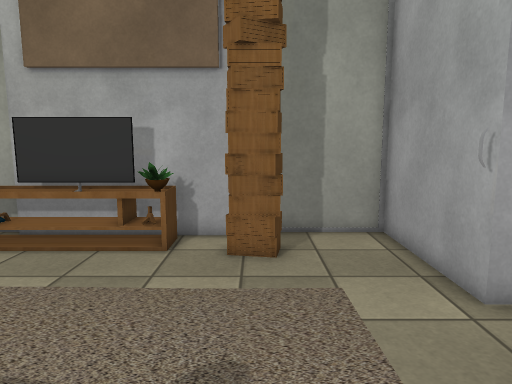
[1] (above)

16 first-person views from a walk through a Unity game level. The camera is 1.5 m above the floor, tilts 8° down and sees 70° across. Doors are open. The floor is counted in squares, 0.45 m on a side. Each view is taken from the middle of a square. On the plan, view 1 faces up. The plan holds only what a view shows up to about 20 squares ahead; the rest is blank. The player character is not drawn. Some surface patterns are stand-ins.

[2]
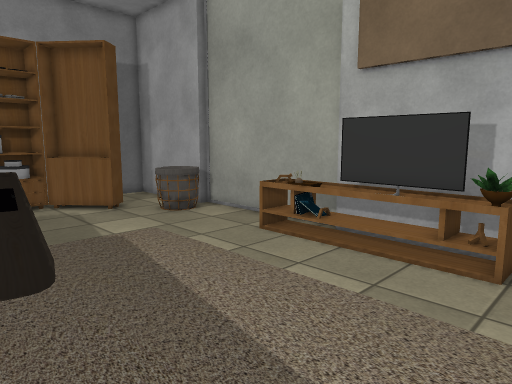

[3]
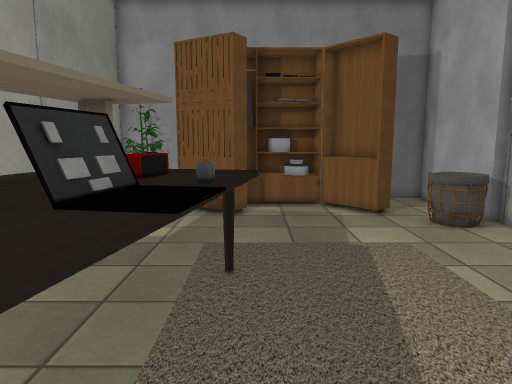

[4]
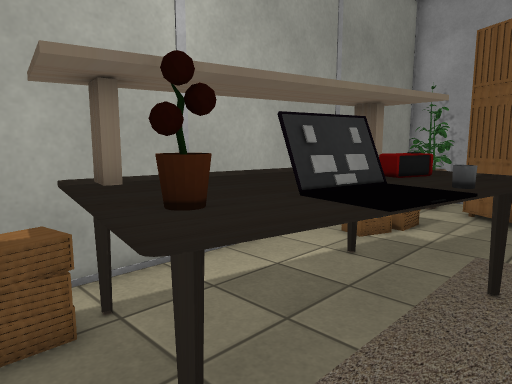

[5]
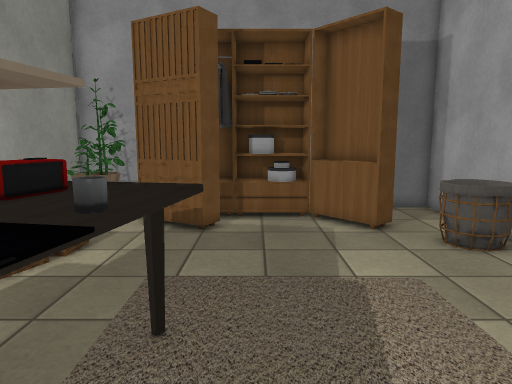

[6]
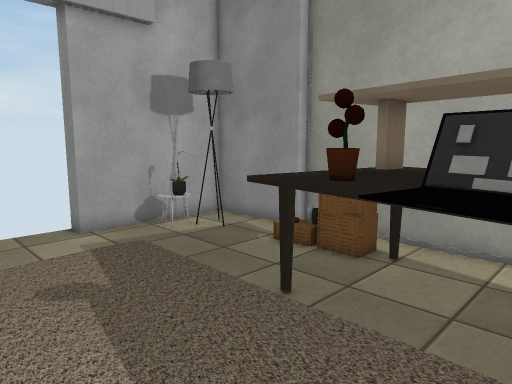

[7]
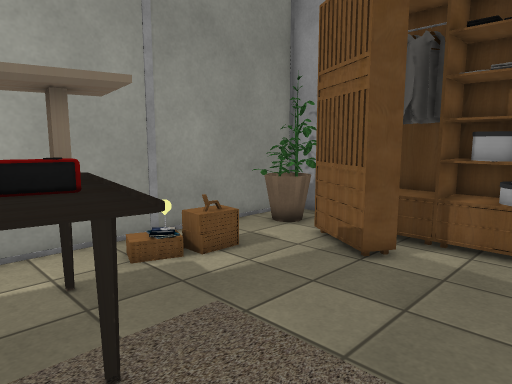

[8]
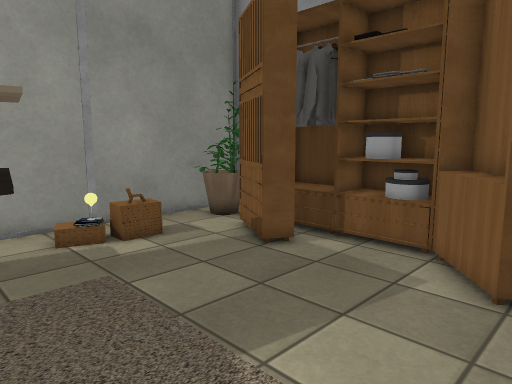

[9]
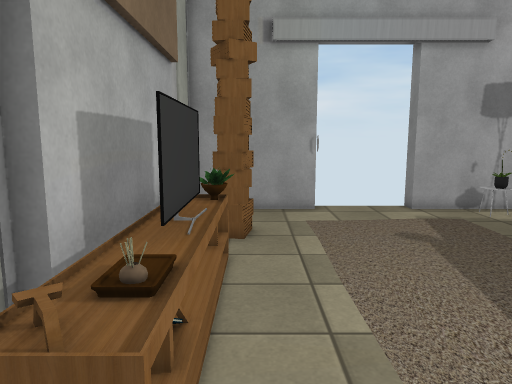

[10]
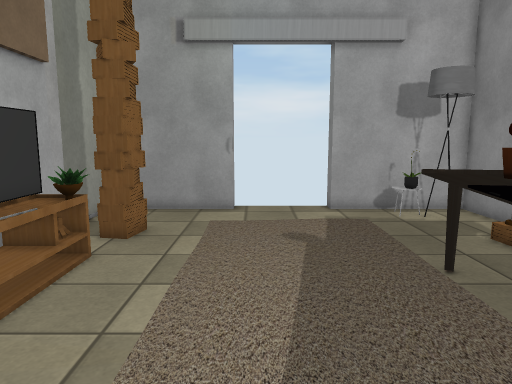

[11]
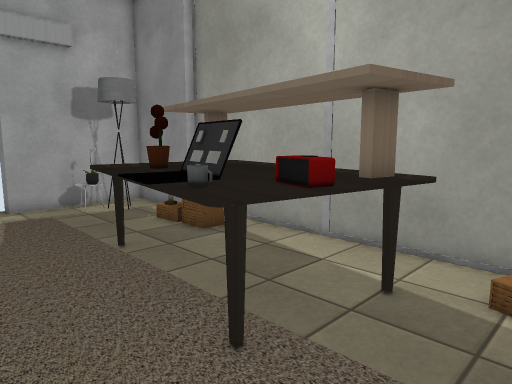

[12]
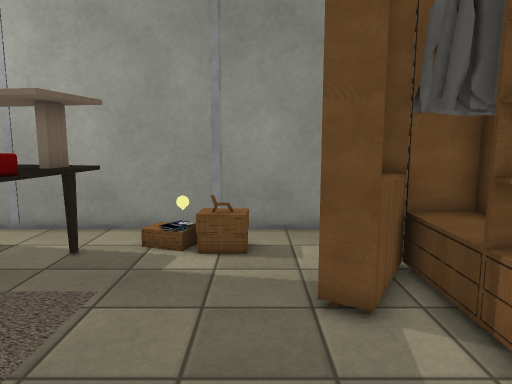

[13]
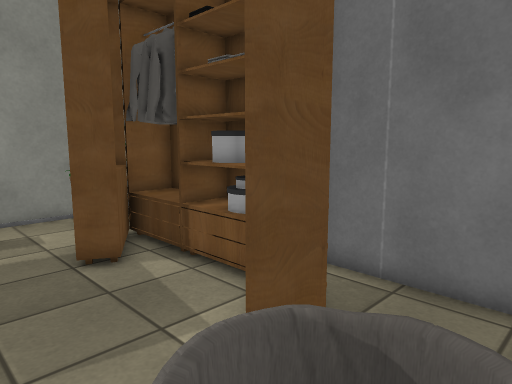

[14]
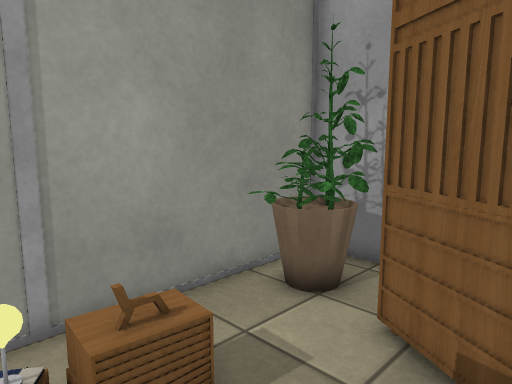

[15]
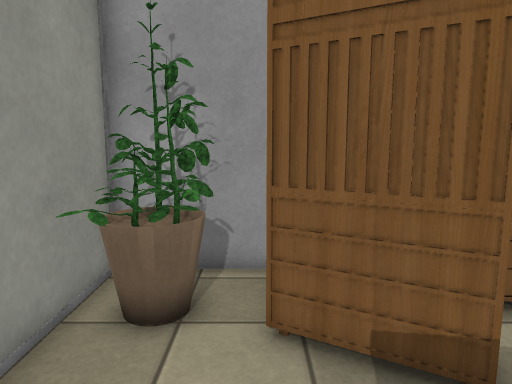

[16]
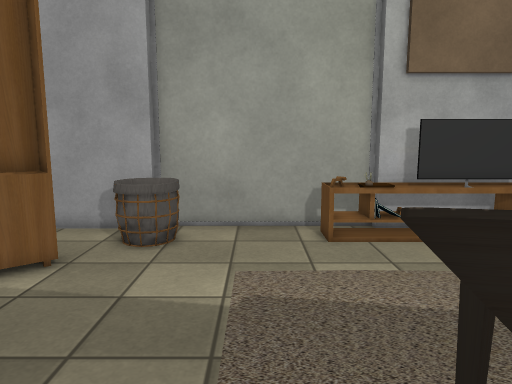

### Floor plan
Points are (right, up) in squares from view 1. A wall is a line through its corners. A room is listed if a view was taken in it or the views show most of it. See-through windows are left out.
Room 1 (views 1, 2, 3, 4, 5, 6, 7, 8, 9, 10, 11, 12, 13, 14, 15, 16)
walls: (-8.4, 13.2) (-16.9, 13.2); (-16.9, 12.7) (-23.2, 12.7) (-23.2, 6.5); (-0.2, 12.7) (-8.4, 12.7); (4.7, 7.1) (4.7, 13.2) (0.6, 13.2); (-23.2, -0.6) (-23.2, -4.7) (-0.1, -4.7) (-0.1, -4.2) (4.7, -4.2) (4.7, 2.3)
ways out: open door at (4.5, 5)
objects: plant (-22, -4); pot (-22, -4) to (-20, -2); other object (-22, -1) to (-18, 3); other object (-22, 4) to (-21, 5); other object (-22, 6) to (-19, 9); other object (-21, 1); basket (-18, 10) to (-16, 12); other object (-12, -3) to (-3, 3); other object (-12, 3); other object (-11, 11) to (-10, 12); other object (-10, 12); other object (-9, 11); other object (-9, 11) to (-8, 12); TV (-7, 11) to (-4, 12); other object (-7, 12); box (-4, -3) to (-3, -2); other object (-4, 12); pot (-3, 11); plant (-3, 12); box (-1, 10) to (1, 11); box (-1, 11); box (0, 11); box (1, 10); lamp (2, -2) to (3, -2); other object (2, -1); other object (3, -1) to (4, 0)

Where each view was taken, in squares from view 1:
view 1: 0 up, 0 right, facing up
view 2: 1 up, 1 left, facing up-left
view 3: 3 up, 2 left, facing left
view 4: 4 up, 2 left, facing down-left
view 5: 4 up, 5 left, facing left
view 6: 7 up, 9 left, facing down-right
view 7: 7 up, 9 left, facing down-left
view 8: 10 up, 10 left, facing down-left
view 9: 10 up, 13 left, facing right
view 10: 6 up, 13 left, facing right
view 11: 6 up, 15 left, facing down-right
view 12: 9 up, 17 left, facing down
view 13: 12 up, 15 left, facing down-left
view 14: 2 up, 14 left, facing down-left
view 15: 1 down, 14 left, facing left
view 16: 1 down, 13 left, facing up
